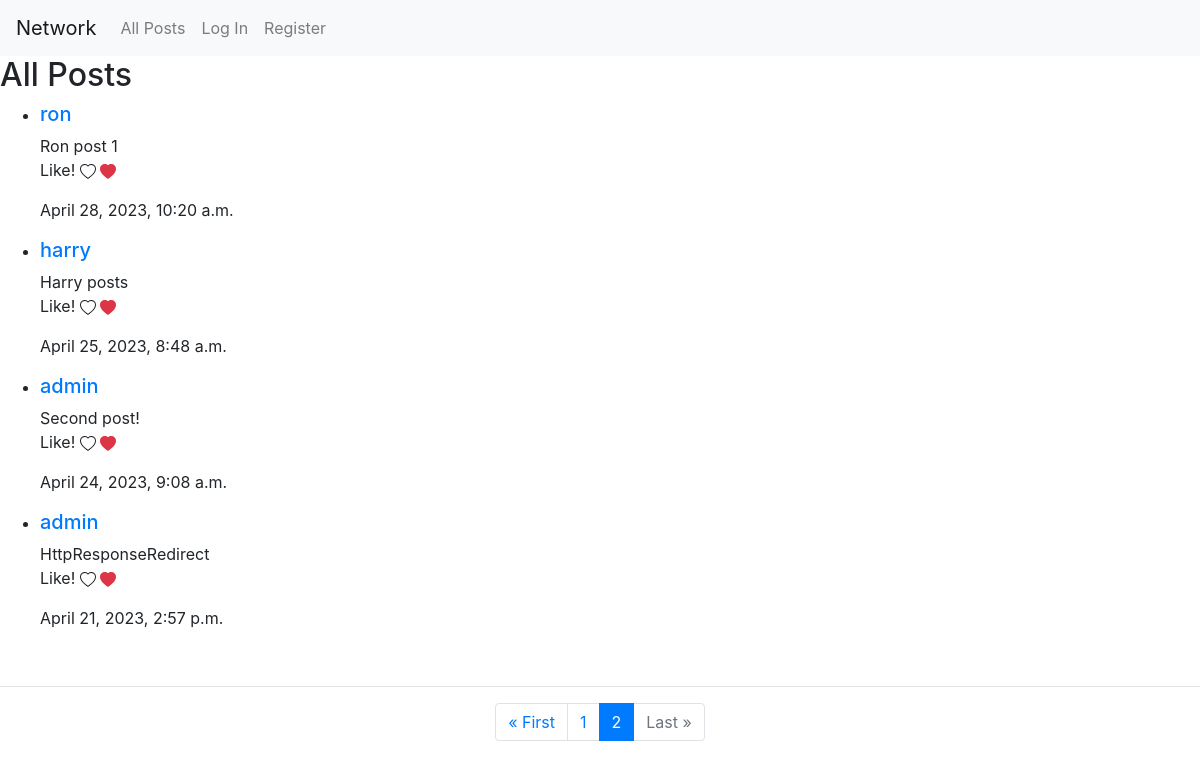
Screenshot of /?page=2 with the database file from the repository.
### network/models.py (models this page shows, shortened)
class Post(models.Model):
    author = models.ForeignKey(User, on_delete=models.CASCADE, related_name="posts")
    content = models.CharField(max_length=150)
    date = models.DateTimeField(auto_now_add=True)

class User(AbstractUser):
    pass

### network/views.py (the view)
# urls.py: path("", views.index, name="index"),
def index(request):
    if request.method == "POST":
        form = PostForm(request.POST)
        if form.is_valid():
            new_post = form.save(commit=False)
            new_post.author = request.user
            new_post.save()
            return HttpResponseRedirect(reverse("index"))
    else:
        post_form = PostForm()
        posts = Post.objects.all().order_by("-date")
        paginator = Paginator(posts, 10)
        page_number = request.GET.get('page')
        print(page_number)
        page_obj = paginator.get_page(page_number)
        return render(request, "network/index.html", {
            "posts": posts,
             "page_obj": page_obj,
            "form": post_form
    })

### network/templates/network/index.html (shortened to what this page needs)
{% extends "network/layout.html" %}
{% block body %}
    <div class="AllPosts">
        <h2>All Posts</h2>
        <ul>
            {% for post in page_obj %}
                <li>
                    <h5><a href="{% url 'profile' user_id=post.author.id %}">{{ post.author }}</a></h5>
                    <div id="content_{{ post.id }}">{{ post.content }}</div>
                    <p>Like!
                        <span>
                        </span>
                        <span class="text-danger">
                            <svg xmlns="http://www.w3.org/2000/svg" width="16" height="16" fill="currentColor" class="bi bi-heart-fill" viewBox="0 0 16 16">
                                <path fill-rule="evenodd" d="M8 1.314C12.438-3.248 23.534 4.735 8 15-7.534 4.736 3.562-3.248 8 1.314z"/>
                              </svg>
                        </span>
                    </p>
                    <p>{{ post.date }}</p>
                </li>
            {% empty %}
                <p>There are no posts yet!</p>
            {% endfor %}
        </ul>
    </div>
    <br/><hr/>
<nav aria-label="Page navigation example">
    <ul class="pagination justify-content-center">
        {% if page_obj.has_previous %}
            <li class="page-item">
                <a class="page-link" href="?page=1">
                    &laquo; First
                </a>
            </li>
            <li class="page-item">
                <a class="page-link" href="?page={{ page_obj.previous_page_number }}">
                    {{ page_obj.previous_page_number }}
                </a>
            </li>
        {% else %}
            <li class="page-item disabled">
                <span class="page-link">
                    &laquo; First
                </span>
            </li>
        {% endif %}
        <li class="page-item active" aria-current="page">
            <span class="page-link">
                {{ page_obj.number }}
            </span>
        </li>
        {% if page_obj.has_next %}
            <li class="page-item">
                <a class="page-link" href="?page={{ page_obj.next_page_number }}">
                    {{ page_obj.next_page_number }}
                </a>
            </li>
            <li class="page-item">
                <a class="page-link" href="?page={{ page_obj.paginator.num_pages }}">
                    Last &raquo;
                </a>
            </li>
        {% else %}
            <li class="page-item disabled">
                <span class="page-link">
                    Last &raquo;
                </span>
            </li>
        {% endif %}
    </ul>
</nav>
{% endblock %}

### rows the page displays
Post: author "ron", content "Ron post 1", date "April 28, 2023, 10:20 a.m."
Post: author "harry", content "Harry posts", date "April 25, 2023, 8:48 a.m."
Post: author "admin", content "Second post!", date "April 24, 2023, 9:08 a.m."
Post: author "admin", content "HttpResponseRedirect", date "April 21, 2023, 2:57 p.m."

### other values shown
{{ page_obj.previous_page_number }} "1"
{{ page_obj.number }} "2"
